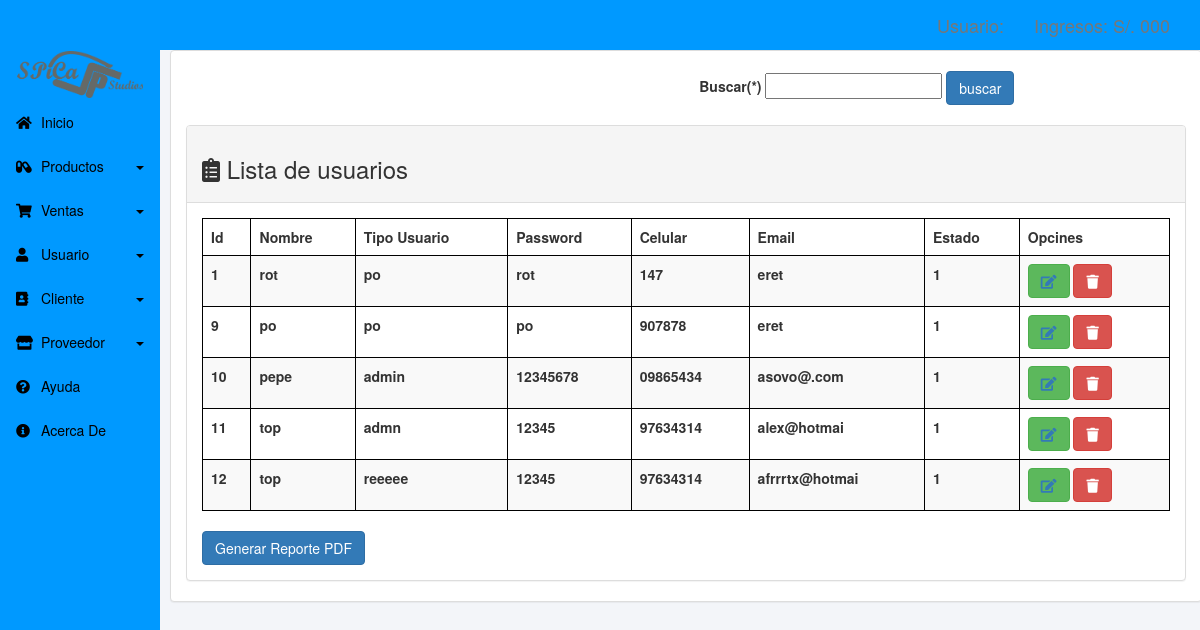
Page /vistas/lista_usuario.php on the committed database.
### tables this page shows
CREATE TABLE `usuario` (
  `id_usuario` int(5) NOT NULL,
  `nombre` varchar(25) NOT NULL,
  `tipo_usuario` varchar(45) NOT NULL,
  `PASSWORD` varchar(255) DEFAULT NULL,
  `celular` varchar(15) DEFAULT NULL,
  `email` varchar(50) DEFAULT NULL,
  `estado` int(1) DEFAULT '1'
);

### app/conexion.php (called while the page is built, shortened)
<?php
class conexion
{
	private static $conexion;
	public static function abrirConexion(){
		self::$conexion = new mysqli(NOMBRE_SERVIDOR,NOMBRE_USUARIO,PASSWORD,NOMBRE_BD);
}
	public static function obtenerConexion(){
		return self::$conexion;
	}
}
?>

### app/repositorioUsuario.php (called while the page is built, shortened)
<?php
class repositorioUsuario
{
public static function obtenerTodo($conexion){
	$usuarioObtenidos = [];
	if (isset($conexion)) {
		include_once 'app/usuario.php';
		$sql="SELECT * FROM usuario";
		$resultado = $conexion->query($sql);
			while($fila = $resultado->fetch_assoc()) {
				$usuarioObtenidos [] = new usuario($fila['id_usuario'],$fila['nombre'],$fila['tipo_usuario'],$fila['PASSWORD'],$fila['celular'],$fila['email'],$fila['estado']);
		}
		}
		return $usuarioObtenidos;
}
}
?>

### app/Usuario.php (called while the page is built, shortened)
<?php
class Usuario
{
	private $id;
	private $nombre;
	private $tipo_usuario;
	private $password;
	private $celular;
	private $email;
	private $estado;
	public function __construct($id, $nombre, $tipo_usuario,$password, $celular, $email, $estado)
	{
		$this->id = $id;
		$this->nombre = $nombre;
		$this->tipo_usuario = $tipo_usuario;
		$this->password = $password;
		$this->celular = $celular;
		$this->email = $email;
		$this->estado = $estado;
	}
	public function getId(){
		return $this->id;
	}
	public function getNombre(){
		return $this->nombre;
	}
	public function getTipoUsuario(){
		return $this->tipo_usuario;
	}
	public function getPassword(){
		return $this->password;
	}
	public function getCelular(){
		return $this->celular;
	}
	public function getEmail(){
		return $this->email;
	}
	public function getEstado(){
		return $this->estado;
	}
}
?>

### vistas/lista_usuario.php (the view, shortened to what this page needs)
<?php
include_once 'app/conexion.php';
include_once 'app/repositorioUsuario.php';
include_once 'plantilla/doc_declaracion_head.php';
include_once 'plantilla/navbar.php';
include_once 'plantilla/menu_lateral.php';
$usuarios = repositorioUsuario::obtenerTodo(conexion::obtenerConexion());
	?>
<section class="panel panel-default container">
<div class="row"><br>
	<div class="col-md-10 text-right">
		<form>
			<label>Buscar(*)</label>
			<input type="text" name="nombre">
			<button type="submit" class="btn btn-primary" name="buscar">buscar</button>
		</form>
		<br>
	</div>
</div>
<div class="panel panel-default">
	<div class="panel-heading">
		<h3><i class="fas fa-clipboard-list"></i> Lista de usuarios</h3>
	</div>
	<div class="panel-body">
		<table class="table table-striped">
			<thead>
				<tr>
					<th>Id</th>
					<th>Nombre</th>
					<th>Tipo Usuario</th>
					<th>Password</th>
					<th>Celular</th>
					<th>Email</th>
					<th>Estado</th>
					<th>Opcines</th>
				</tr>
			</thead>
			<tbody>
			<?php
                if (count($usuarios)) {
                    foreach ($usuarios as $usuario) {
                        ?>
				<tr>
					<td><label><?php echo $usuario->getId();?></td>
					<td><label><?php echo $usuario->getNombre();?></label></td>
                    <td><label><?php echo $usuario->getTipoUsuario();?></label></td>
                    <td><label><?php echo $usuario->getPassword();?></td>
                    <td><label><?php echo $usuario->getCelular();?></label></td>
                    <td><label><?php echo $usuario->getEmail();?></label></td>
                    <td><label><?php echo $usuario->getEstado();?></label></td>
                    <td>
                   <form method="POST" acction="<?php echo RUTA_LISTA_USUARIO;?>">
                    <button type="submit" class="btn btn-success" name="editarusuario" ><a data-toggle="collapse" href="#avanzada"><i class="fa fa-edit"></i></a></button>
                    <button class="btn btn-danger" name="eliminar"><i class="fa fa-trash"></i></button>
                    </form>
                    </td>
				</tr>
                        <?php
                    }
                }?>
			</tbody>
		</table>
		<a class="btn btn-primary" name="buscar" href="<?php echo RUTA_REPORTE_USUARIO;?>">Generar Reporte PDF</a>
	</div>
</section>
<?php
include_once 'plantilla/doc_declaracion_foot.php';
?>

### plantilla/doc_declaracion_head.php (shortened to what this page needs)
<!DOCTYPE html>
<html>
<head>
	<link rel="stylesheet" type="text/css" href="<?php echo RUTA_CSS?>bootstrap.min.css">
	<link rel="stylesheet" type="text/css" href="<?php echo RUTA_CSS?>all.min.css">
	<link rel="stylesheet" type="text/css" href="<?php echo RUTA_CSS?>fontawesome.min.css">
	<link rel="stylesheet" type="text/css" href="<?php echo RUTA_CSS?>estilo.css">
</head>
<body>

### plantilla/navbar.php
<nav class="navbar navbar-default navbar-fixed-top">
	<ul class="nav navbar-nav navbar-right">
		<a href="" class="navbar-brand">Usuario:</a>
		<a href="" class="navbar-brand">Ingresos: S/. 000&nbsp&nbsp&nbsp&nbsp&nbsp&nbsp</a>
	</ul>&nbsp
</nav><br><br>

### plantilla/menu_lateral.php (shortened to what this page needs)
<div class="wrapper">
    <div class="sidebar">
        <ul class="nav nav-pills nav-stacked">
        	<li class="text-center"><img class="embed-responsive-item" src="img/logo1.png" width="80%"></li>
            <li><a href="<?PHP echo RUTA_INICIO;?>"><i class="fas fa-home"></i>Inicio</a></li>
            <li class="dropdown"><a href="#" class="dropdown-toggle" data-toggle="dropdown"><i class="fas fa-capsules"></i>Productos <span class="caret"></span></a>
            </li>
            <li class="dropdown"><a href="#" class="dropdown-toggle" data-toggle="dropdown"><i class="fas fa-shopping-cart"></i>Ventas <span class="caret"></span></a>
            </li>
            <li class="dropdown"><a href="#" class="dropdown-toggle" data-toggle="dropdown"><i class="fas fa-user"></i>Usuario <span class="caret"></span></a>
            </li>
            <li class="dropdown"><a href="#" class="dropdown-toggle" data-toggle="dropdown"><i class="fas fa-address-book"></i>Cliente <span class="caret"></span></a>
            </li>
            <li class="dropdown"><a href="#" class="dropdown-toggle" data-toggle="dropdown"><i class="fas fa-store"></i>Proveedor <span class="caret"></span></a>
            </li>
            <li><a href="<?PHP echo RUTA_LISTA_PRODUCTO;?>"><i class="fas fa-question-circle"></i>Ayuda</a></li>
            <li><a href="<?PHP echo RUTA_LISTA_PRODUCTO;?>"><i class="fas fa-info-circle"></i>Acerca De</a></li>
        </ul>
    </div>
    </div>

### plantilla/doc_declaracion_foot.php (shortened to what this page needs)
</body>
</html>

### css/estilo.css (style rules this page uses)
body { background-color: #f3f5f9; }
.wrapper .sidebar { width: 160px !important; height: 100%; background: #0099ff; padding: 10px 0px; position: fixed; }
.wrapper .sidebar ul li { padding: 1px; }
.wrapper .sidebar ul li a { color: #000; text-decoration: none; display: block; font-size: 14px; font-style: bold; }
.wrapper .sidebar ul li a .fas { width: 25px; }
.navbar { background: #0099ff; margin-bottom: 0; border: 0; }
.caret { margin-top: 10px; float: right; }
.container { width: 86% !important; margin-left:170px !important; margin-top: 10px !important; margin-right: 10px !important; margin-bottom: 10px !important; }
.table, th, td { border: 0.2px solid #000 !important; }

### rows in the picture
usuario: id_usuario "1", nombre "rot", tipo_usuario "po", PASSWORD "rot", celular "147", email "eret", estado "1"
usuario: id_usuario "9", nombre "po", tipo_usuario "po", PASSWORD "po", celular "907878", email "eret", estado "1"
usuario: id_usuario "10", nombre "pepe", tipo_usuario "admin", PASSWORD "12345678", celular "09865434", email "asovo@.com", estado "1"
usuario: id_usuario "11", nombre "top", tipo_usuario "admn", PASSWORD "12345", celular "97634314", email "alex@hotmai", estado "1"
usuario: id_usuario "12", nombre "top", tipo_usuario "reeeee", PASSWORD "12345", celular "97634314", email "afrrrtx@hotmai", estado "1"
